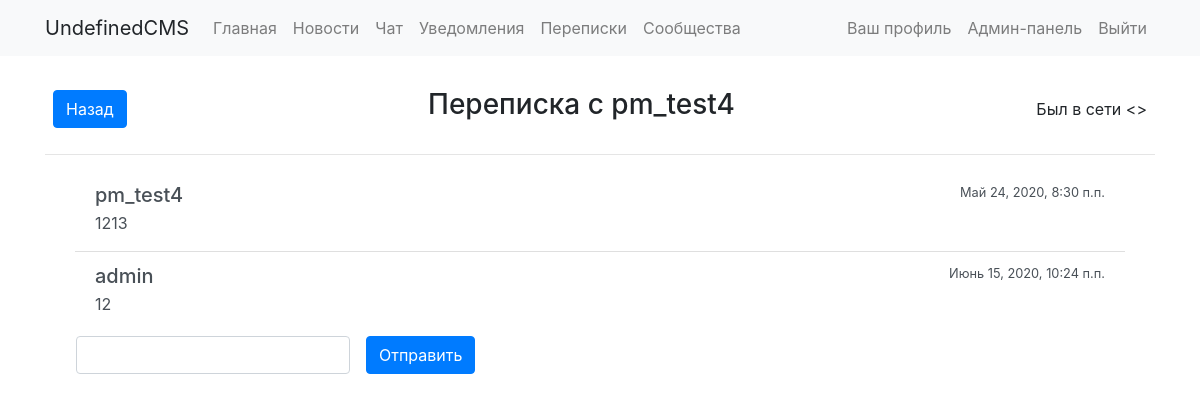
Before: /conversations/user/21 (signed in) with the older database file.
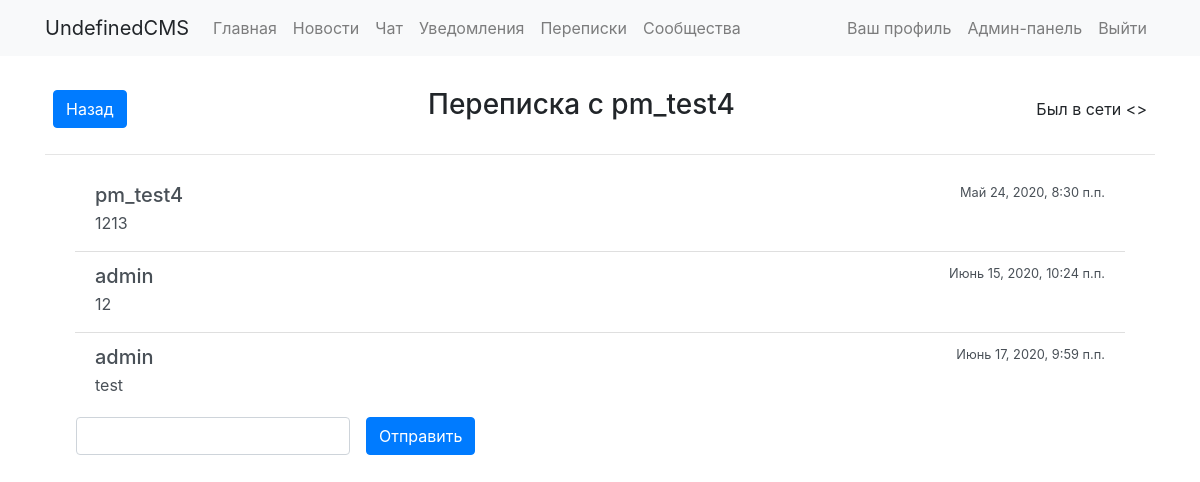
After: the same page with the newer database file.
### personal_messages/models.py (models this page shows, shortened)
class ConversationMessage(models.Model):
    user = models.ForeignKey(User, on_delete=models.CASCADE)
    text = models.TextField()
    date_time = models.DateTimeField()
    def is_earlier_24(self):
        return self.date_time > (timezone.now() - datetime.timedelta(days=1))

### personal_messages/views.py (the view)
# urls.py: path('user/<int:user_id>', views.DialogPage.as_view(), name='conversation'),
class DialogPage(View):
    def get(self, request, user_id):
        context = dict()
        if request.user.is_authenticated:
            try:
                user_messaging_with = User.objects.get(pk=user_id)
                context['user_messaging_with'] = user_messaging_with
            except ObjectDoesNotExist:
                return HttpResponseRedirect('/conversations')
            if request.user.id == user_id:
                return HttpResponseRedirect('/conversations')
            current_conversation = None
            for conversation in request.user.conversationlist.conversations.all():
                if conversation.user1.id == user_messaging_with.id or conversation.user2.id == user_messaging_with.id:
                    current_conversation = conversation
            if current_conversation == None:
                context['messages'] = []
                context['conversation_id'] = 0
            else:
                if current_conversation.user1.id == request.user.id:
                    current_conversation.update_last_view_user1()
                else:
                    current_conversation.update_last_view_user2()
                context['messages'] = current_conversation.get_messages_sorted_by_date()
                context['conversation_id'] = current_conversation.pk
            return render(request, 'personal_messages/base.html', context)
        else:
            return HttpResponseRedirect('/auth/login')

### personal_messages/models.py (called while the page is built)
    def update_last_view_user2(self):
        self.last_view_user2 = datetime.datetime.now()
        self.save()

    def get_messages_sorted_by_date(self):
        if len(self.messages.all()) != 0:
            return self.messages.all().order_by('date_time')
        else:
            return []

### personal_messages/templates/personal_messages/base.html (shortened to what this page needs)
{% extends "base_general.html" %}
{% load static %}
{% block title_header %}
<div class="d-flex justify-content-between align-items-center">
  <div class="d-inline-block">
   <div class="p-2">
      <a href="/conversations">
        <button class="btn btn-primary">Назад</button>
      </a>
    </div>
  </div>
  <div class="p-2">
    <h3>Переписка с <a id="username">{{user_messaging_with}}</a></h3>
  </div>
  <div class="p-2">
    Был в сети <>
  </div>
</div>
{% endblock %}
{% block content %}
<div class="container">
  <div id="msg-list-div" class="overflow-auto" style="max-height: 60vh !important;">
<div id="msg-list" class="list-group list-group-flush">
{% for message in messages %}
  <div class="list-group-item list-group-item-action flex-column align-items-start" id="{{message.id}}">
    <div class="d-flex w-100 justify-content-between">
      <h5 class="mb-1">{{message.user.username}}</h5>
      <small>{{message.date_time}}</small>
    </div>
    <p class="mb-1">{{message.text}}</p>
  </div>
{% endfor %}
</div>
  </div>
</div>
<div id="chat-form" class="form-inline affix-bottom mt-1 h-20">
  <div id="chat-bottom" class="form-group mx-3 mb-2">
    <input type="text" name="text" class="form-control" required="" id="id_text">
  </div>
  <div>
  <button type="button" class="btn btn-primary mb-2" id="send">Отправить</button>
  </div>
</div>
{% endblock %}

Changed rows visible on the page:
added ConversationMessage: user.username "admin", date_time "Июнь 17, 2020, 9:59 п.п.", text "test"
